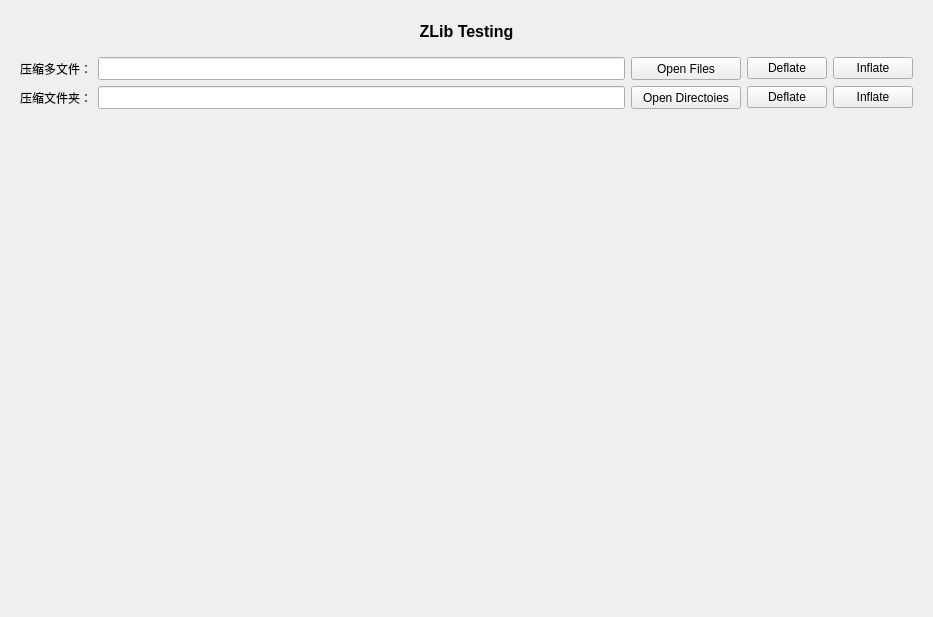
<?xml version="1.0" encoding="UTF-8"?>
<ui version="4.0">
 <class>MiscellaneousZLib</class>
 <widget class="QWidget" name="MiscellaneousZLib">
  <property name="geometry">
   <rect>
    <x>0</x>
    <y>0</y>
    <width>933</width>
    <height>617</height>
   </rect>
  </property>
  <property name="windowTitle">
   <string>MiscellaneousZLib</string>
  </property>
  <layout class="QVBoxLayout" name="verticalLayout">
   <item>
    <layout class="QHBoxLayout" name="horizontalLayout">
     <item>
      <widget class="QLabel" name="lbTitle">
       <property name="minimumSize">
        <size>
         <width>0</width>
         <height>40</height>
        </size>
       </property>
       <property name="font">
        <font>
         <pointsize>12</pointsize>
         <weight>75</weight>
         <bold>true</bold>
        </font>
       </property>
       <property name="text">
        <string>ZLib Testing</string>
       </property>
       <property name="alignment">
        <set>Qt::AlignCenter</set>
       </property>
      </widget>
     </item>
    </layout>
   </item>
   <item>
    <layout class="QGridLayout" name="gridLayout">
     <property name="leftMargin">
      <number>9</number>
     </property>
     <property name="rightMargin">
      <number>9</number>
     </property>
     <item row="0" column="2">
      <widget class="QPushButton" name="btnBrowseFiles">
       <property name="sizePolicy">
        <sizepolicy hsizetype="Preferred" vsizetype="Preferred">
         <horstretch>0</horstretch>
         <verstretch>0</verstretch>
        </sizepolicy>
       </property>
       <property name="text">
        <string>Open Files</string>
       </property>
      </widget>
     </item>
     <item row="1" column="1">
      <widget class="QLineEdit" name="leDirectory">
       <property name="font">
        <font>
         <family>Consolas</family>
         <pointsize>10</pointsize>
        </font>
       </property>
      </widget>
     </item>
     <item row="2" column="0">
      <spacer name="verticalSpacer">
       <property name="orientation">
        <enum>Qt::Vertical</enum>
       </property>
       <property name="sizeHint" stdset="0">
        <size>
         <width>20</width>
         <height>40</height>
        </size>
       </property>
      </spacer>
     </item>
     <item row="0" column="1">
      <widget class="QLineEdit" name="leFilenames">
       <property name="font">
        <font>
         <family>Consolas</family>
         <pointsize>10</pointsize>
        </font>
       </property>
      </widget>
     </item>
     <item row="1" column="2">
      <widget class="QPushButton" name="btnBrowseDirectory">
       <property name="sizePolicy">
        <sizepolicy hsizetype="Minimum" vsizetype="Preferred">
         <horstretch>0</horstretch>
         <verstretch>0</verstretch>
        </sizepolicy>
       </property>
       <property name="minimumSize">
        <size>
         <width>110</width>
         <height>0</height>
        </size>
       </property>
       <property name="text">
        <string>Open Directoies</string>
       </property>
      </widget>
     </item>
     <item row="0" column="0">
      <widget class="QLabel" name="lbArchiveDirectories">
       <property name="text">
        <string>压缩多文件：</string>
       </property>
      </widget>
     </item>
     <item row="1" column="3">
      <widget class="QPushButton" name="btnDirectoryDeflate">
       <property name="text">
        <string>Deflate</string>
       </property>
      </widget>
     </item>
     <item row="0" column="3">
      <widget class="QPushButton" name="btnFilesDeflate">
       <property name="text">
        <string>Deflate</string>
       </property>
      </widget>
     </item>
     <item row="1" column="0">
      <widget class="QLabel" name="lbArchiveFiles">
       <property name="text">
        <string>压缩文件夹：</string>
       </property>
      </widget>
     </item>
     <item row="1" column="4">
      <widget class="QPushButton" name="btnDirectoryInflate">
       <property name="text">
        <string>Inflate</string>
       </property>
      </widget>
     </item>
     <item row="0" column="4">
      <widget class="QPushButton" name="btnFilesInflate">
       <property name="text">
        <string>Inflate</string>
       </property>
      </widget>
     </item>
    </layout>
   </item>
  </layout>
 </widget>
 <layoutdefault spacing="6" margin="11"/>
 <resources/>
 <connections/>
</ui>
